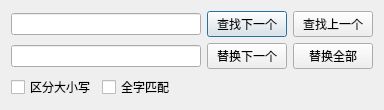
<?xml version="1.0" encoding="UTF-8"?>
<ui version="4.0">
 <class>FindDialog</class>
 <widget class="QDialog" name="FindDialog">
  <property name="geometry">
   <rect>
    <x>0</x>
    <y>0</y>
    <width>384</width>
    <height>102</height>
   </rect>
  </property>
  <property name="windowTitle">
   <string>Dialog</string>
  </property>
  <layout class="QGridLayout" name="gridLayout">
   <item row="0" column="0">
    <layout class="QHBoxLayout" name="horizontalLayout_2">
     <item>
      <widget class="QLineEdit" name="lineEdit"/>
     </item>
     <item>
      <widget class="QPushButton" name="pushButtonNext">
       <property name="text">
        <string>查找下一个</string>
       </property>
      </widget>
     </item>
     <item>
      <widget class="QPushButton" name="pushButtonLast">
       <property name="text">
        <string>查找上一个</string>
       </property>
      </widget>
     </item>
    </layout>
   </item>
   <item row="1" column="0">
    <layout class="QHBoxLayout" name="horizontalLayout_3">
     <item>
      <widget class="QLineEdit" name="lineEdit_2"/>
     </item>
     <item>
      <widget class="QPushButton" name="pushButtonNext_replace">
       <property name="text">
        <string>替换下一个</string>
       </property>
      </widget>
     </item>
     <item>
      <widget class="QPushButton" name="pushButtonAll_replace">
       <property name="text">
        <string>替换全部</string>
       </property>
      </widget>
     </item>
    </layout>
   </item>
   <item row="2" column="0">
    <layout class="QHBoxLayout" name="horizontalLayout">
     <item>
      <widget class="QCheckBox" name="checkBox_1">
       <property name="text">
        <string>区分大小写</string>
       </property>
      </widget>
     </item>
     <item>
      <widget class="QCheckBox" name="checkBox_2">
       <property name="text">
        <string>全字匹配</string>
       </property>
      </widget>
     </item>
     <item>
      <spacer name="horizontalSpacer">
       <property name="orientation">
        <enum>Qt::Horizontal</enum>
       </property>
       <property name="sizeHint" stdset="0">
        <size>
         <width>40</width>
         <height>20</height>
        </size>
       </property>
      </spacer>
     </item>
    </layout>
   </item>
  </layout>
 </widget>
 <resources/>
 <connections/>
</ui>
